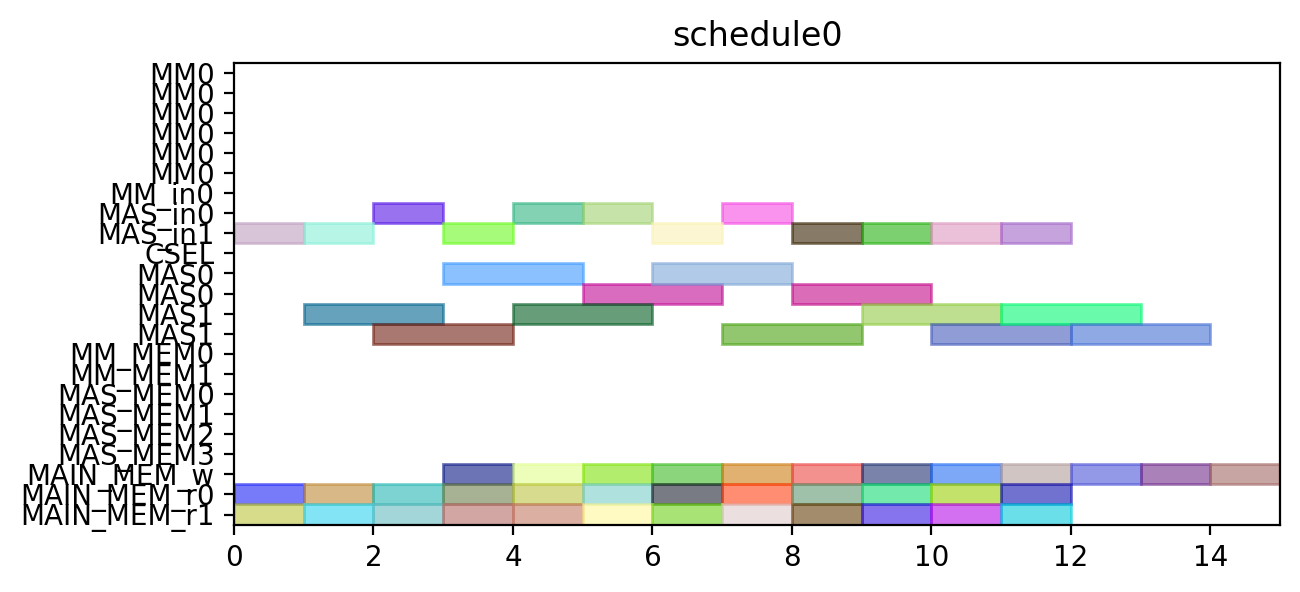

Recreate this plot in Python.
from pyschedule import Scenario, solvers, plotters, alt


def solve():
	horizon = 120
	S = Scenario("schedule0", horizon=horizon)

	# resource
	MM = S.Resources('MM', num=1, size=6)
	MM_in = S.Resources('MM_in', num=1)
	MAS_in = S.Resources('MAS_in', num=2)
	CSEL = S.Resource('CSEL')
	MAS = S.Resources('MAS', num=2, size=2, periods=range(1, horizon))
	MM_MEM = S.Resources('MM_MEM', num=2)
	MAS_MEM = S.Resources('MAS_MEM', num=4)
	MAIN_MEM_w = S.Resource('MAIN_MEM_w', size=1)
	MAIN_MEM_r = S.Resources('MAIN_MEM_r', num=2)

	# result of previous scheduling

	# new tasks
	c000 = S.Task('c000', length=2, delay_cost=1)
	c000 += alt(MAS)
	c000_in = S.Task('c000_in', length=1, delay_cost=1)
	c000_in += alt(MAS_in)
	S += c000_in*MAS_in[0]<=c000*MAS[0]

	S += c000_in*MAS_in[1]<=c000*MAS[1]

	S += 0<c000

	c000_w = S.Task('c000_w', length=1, delay_cost=1)
	c000_w += alt(MAIN_MEM_w)
	S += c000 <= c000_w

	c000_mem0 = S.Task('c000_mem0', length=1, delay_cost=1)
	c000_mem0 += MAIN_MEM_r[0]
	S += c000_mem0 <= c000

	c000_mem1 = S.Task('c000_mem1', length=1, delay_cost=1)
	c000_mem1 += MAIN_MEM_r[1]
	S += c000_mem1 <= c000

	c001 = S.Task('c001', length=2, delay_cost=1)
	c001 += alt(MAS)
	c001_in = S.Task('c001_in', length=1, delay_cost=1)
	c001_in += alt(MAS_in)
	S += c001_in*MAS_in[0]<=c001*MAS[0]

	S += c001_in*MAS_in[1]<=c001*MAS[1]

	S += 0<c001

	c001_w = S.Task('c001_w', length=1, delay_cost=1)
	c001_w += alt(MAIN_MEM_w)
	S += c001 <= c001_w

	c001_mem0 = S.Task('c001_mem0', length=1, delay_cost=1)
	c001_mem0 += MAIN_MEM_r[0]
	S += c001_mem0 <= c001

	c001_mem1 = S.Task('c001_mem1', length=1, delay_cost=1)
	c001_mem1 += MAIN_MEM_r[1]
	S += c001_mem1 <= c001

	c010 = S.Task('c010', length=2, delay_cost=1)
	c010 += alt(MAS)
	c010_in = S.Task('c010_in', length=1, delay_cost=1)
	c010_in += alt(MAS_in)
	S += c010_in*MAS_in[0]<=c010*MAS[0]

	S += c010_in*MAS_in[1]<=c010*MAS[1]

	S += 0<c010

	c010_w = S.Task('c010_w', length=1, delay_cost=1)
	c010_w += alt(MAIN_MEM_w)
	S += c010 <= c010_w

	c010_mem0 = S.Task('c010_mem0', length=1, delay_cost=1)
	c010_mem0 += MAIN_MEM_r[0]
	S += c010_mem0 <= c010

	c010_mem1 = S.Task('c010_mem1', length=1, delay_cost=1)
	c010_mem1 += MAIN_MEM_r[1]
	S += c010_mem1 <= c010

	c011 = S.Task('c011', length=2, delay_cost=1)
	c011 += alt(MAS)
	c011_in = S.Task('c011_in', length=1, delay_cost=1)
	c011_in += alt(MAS_in)
	S += c011_in*MAS_in[0]<=c011*MAS[0]

	S += c011_in*MAS_in[1]<=c011*MAS[1]

	S += 0<c011

	c011_w = S.Task('c011_w', length=1, delay_cost=1)
	c011_w += alt(MAIN_MEM_w)
	S += c011 <= c011_w

	c011_mem0 = S.Task('c011_mem0', length=1, delay_cost=1)
	c011_mem0 += MAIN_MEM_r[0]
	S += c011_mem0 <= c011

	c011_mem1 = S.Task('c011_mem1', length=1, delay_cost=1)
	c011_mem1 += MAIN_MEM_r[1]
	S += c011_mem1 <= c011

	c100 = S.Task('c100', length=2, delay_cost=1)
	c100 += alt(MAS)
	c100_in = S.Task('c100_in', length=1, delay_cost=1)
	c100_in += alt(MAS_in)
	S += c100_in*MAS_in[0]<=c100*MAS[0]

	S += c100_in*MAS_in[1]<=c100*MAS[1]

	S += 0<c100

	c100_w = S.Task('c100_w', length=1, delay_cost=1)
	c100_w += alt(MAIN_MEM_w)
	S += c100 <= c100_w

	c100_mem0 = S.Task('c100_mem0', length=1, delay_cost=1)
	c100_mem0 += MAIN_MEM_r[0]
	S += c100_mem0 <= c100

	c100_mem1 = S.Task('c100_mem1', length=1, delay_cost=1)
	c100_mem1 += MAIN_MEM_r[1]
	S += c100_mem1 <= c100

	c101 = S.Task('c101', length=2, delay_cost=1)
	c101 += alt(MAS)
	c101_in = S.Task('c101_in', length=1, delay_cost=1)
	c101_in += alt(MAS_in)
	S += c101_in*MAS_in[0]<=c101*MAS[0]

	S += c101_in*MAS_in[1]<=c101*MAS[1]

	S += 0<c101

	c101_w = S.Task('c101_w', length=1, delay_cost=1)
	c101_w += alt(MAIN_MEM_w)
	S += c101 <= c101_w

	c101_mem0 = S.Task('c101_mem0', length=1, delay_cost=1)
	c101_mem0 += MAIN_MEM_r[0]
	S += c101_mem0 <= c101

	c101_mem1 = S.Task('c101_mem1', length=1, delay_cost=1)
	c101_mem1 += MAIN_MEM_r[1]
	S += c101_mem1 <= c101

	c110 = S.Task('c110', length=2, delay_cost=1)
	c110 += alt(MAS)
	c110_in = S.Task('c110_in', length=1, delay_cost=1)
	c110_in += alt(MAS_in)
	S += c110_in*MAS_in[0]<=c110*MAS[0]

	S += c110_in*MAS_in[1]<=c110*MAS[1]

	S += 0<c110

	c110_w = S.Task('c110_w', length=1, delay_cost=1)
	c110_w += alt(MAIN_MEM_w)
	S += c110 <= c110_w

	c110_mem0 = S.Task('c110_mem0', length=1, delay_cost=1)
	c110_mem0 += MAIN_MEM_r[0]
	S += c110_mem0 <= c110

	c110_mem1 = S.Task('c110_mem1', length=1, delay_cost=1)
	c110_mem1 += MAIN_MEM_r[1]
	S += c110_mem1 <= c110

	c111 = S.Task('c111', length=2, delay_cost=1)
	c111 += alt(MAS)
	c111_in = S.Task('c111_in', length=1, delay_cost=1)
	c111_in += alt(MAS_in)
	S += c111_in*MAS_in[0]<=c111*MAS[0]

	S += c111_in*MAS_in[1]<=c111*MAS[1]

	S += 0<c111

	c111_w = S.Task('c111_w', length=1, delay_cost=1)
	c111_w += alt(MAIN_MEM_w)
	S += c111 <= c111_w

	c111_mem0 = S.Task('c111_mem0', length=1, delay_cost=1)
	c111_mem0 += MAIN_MEM_r[0]
	S += c111_mem0 <= c111

	c111_mem1 = S.Task('c111_mem1', length=1, delay_cost=1)
	c111_mem1 += MAIN_MEM_r[1]
	S += c111_mem1 <= c111

	c200 = S.Task('c200', length=2, delay_cost=1)
	c200 += alt(MAS)
	c200_in = S.Task('c200_in', length=1, delay_cost=1)
	c200_in += alt(MAS_in)
	S += c200_in*MAS_in[0]<=c200*MAS[0]

	S += c200_in*MAS_in[1]<=c200*MAS[1]

	S += 0<c200

	c200_w = S.Task('c200_w', length=1, delay_cost=1)
	c200_w += alt(MAIN_MEM_w)
	S += c200 <= c200_w

	c200_mem0 = S.Task('c200_mem0', length=1, delay_cost=1)
	c200_mem0 += MAIN_MEM_r[0]
	S += c200_mem0 <= c200

	c200_mem1 = S.Task('c200_mem1', length=1, delay_cost=1)
	c200_mem1 += MAIN_MEM_r[1]
	S += c200_mem1 <= c200

	c201 = S.Task('c201', length=2, delay_cost=1)
	c201 += alt(MAS)
	c201_in = S.Task('c201_in', length=1, delay_cost=1)
	c201_in += alt(MAS_in)
	S += c201_in*MAS_in[0]<=c201*MAS[0]

	S += c201_in*MAS_in[1]<=c201*MAS[1]

	S += 0<c201

	c201_w = S.Task('c201_w', length=1, delay_cost=1)
	c201_w += alt(MAIN_MEM_w)
	S += c201 <= c201_w

	c201_mem0 = S.Task('c201_mem0', length=1, delay_cost=1)
	c201_mem0 += MAIN_MEM_r[0]
	S += c201_mem0 <= c201

	c201_mem1 = S.Task('c201_mem1', length=1, delay_cost=1)
	c201_mem1 += MAIN_MEM_r[1]
	S += c201_mem1 <= c201

	c210 = S.Task('c210', length=2, delay_cost=1)
	c210 += alt(MAS)
	c210_in = S.Task('c210_in', length=1, delay_cost=1)
	c210_in += alt(MAS_in)
	S += c210_in*MAS_in[0]<=c210*MAS[0]

	S += c210_in*MAS_in[1]<=c210*MAS[1]

	S += 0<c210

	c210_w = S.Task('c210_w', length=1, delay_cost=1)
	c210_w += alt(MAIN_MEM_w)
	S += c210 <= c210_w

	c210_mem0 = S.Task('c210_mem0', length=1, delay_cost=1)
	c210_mem0 += MAIN_MEM_r[0]
	S += c210_mem0 <= c210

	c210_mem1 = S.Task('c210_mem1', length=1, delay_cost=1)
	c210_mem1 += MAIN_MEM_r[1]
	S += c210_mem1 <= c210

	c211 = S.Task('c211', length=2, delay_cost=1)
	c211 += alt(MAS)
	c211_in = S.Task('c211_in', length=1, delay_cost=1)
	c211_in += alt(MAS_in)
	S += c211_in*MAS_in[0]<=c211*MAS[0]

	S += c211_in*MAS_in[1]<=c211*MAS[1]

	S += 0<c211

	c211_w = S.Task('c211_w', length=1, delay_cost=1)
	c211_w += alt(MAIN_MEM_w)
	S += c211 <= c211_w

	c211_mem0 = S.Task('c211_mem0', length=1, delay_cost=1)
	c211_mem0 += MAIN_MEM_r[0]
	S += c211_mem0 <= c211

	c211_mem1 = S.Task('c211_mem1', length=1, delay_cost=1)
	c211_mem1 += MAIN_MEM_r[1]
	S += c211_mem1 <= c211

	solvers.mip.solve(S,msg=1,kind='CPLEX',ratio_gap=1.01)

	solution = [['hoge']*len(S.solution()[1]) for i in range(len(S.solution()))]
	for i in range(len(S.solution())):
		for j in range(len(S.solution()[i])):
			solution[i][j]=str(S.solution()[i][j])
	print(solution)

	cycles = int(solution[-1][3])

	pic_file_name = "/mnt/rose/usr1/fukuda/ABE/multiRAM_multiMAS_16mux/scheduling_result/stage6MM1_stage2MAS2/CONJ/schedule0.png"
	if(S.solution() != []):
		plotters.matplotlib.plot(S,img_filename=pic_file_name, show_task_labels=False, fig_size=(cycles*0.25+3, 3))

	return solution
